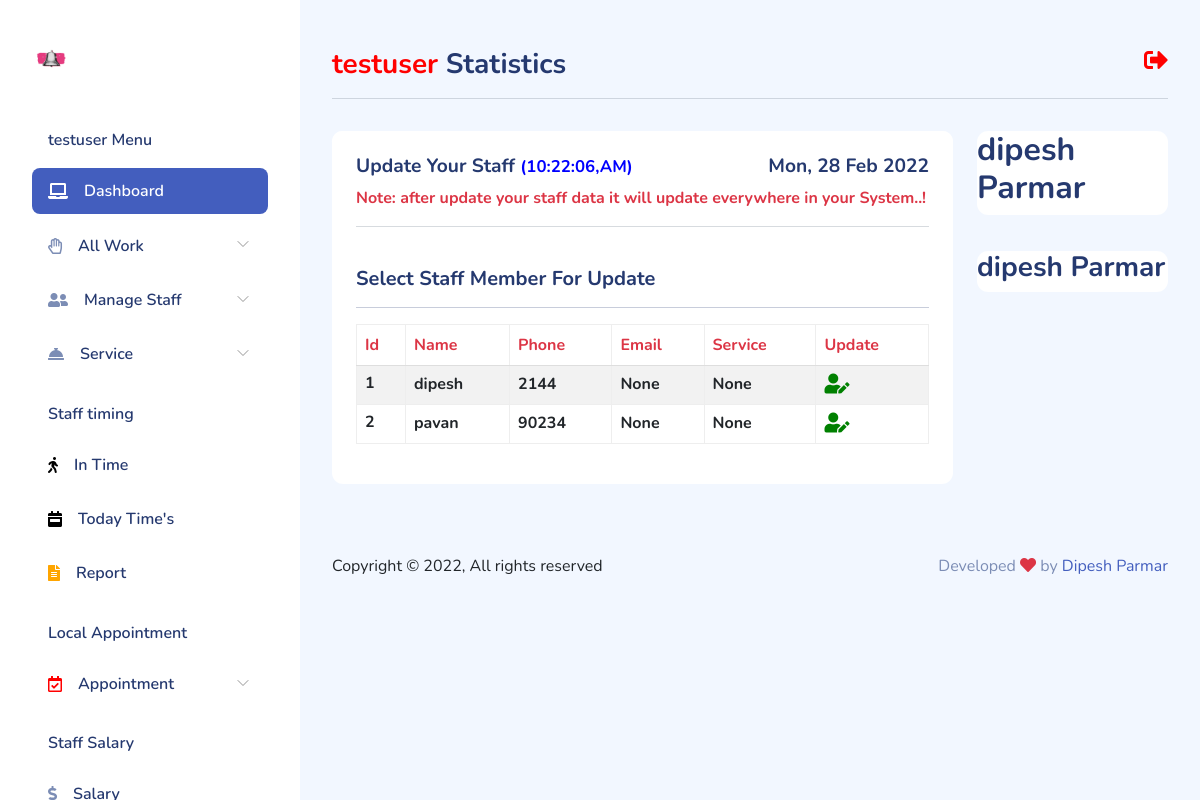
/client/get-my-staff/ (signed in), run on the app's committed database.
### client/models.py (models this page shows, shortened)
class Staff(models.Model):
    user = models.ForeignKey(User, on_delete=models.CASCADE,null=True, blank=True)
    profile = models.ImageField(upload_to = 'staff/')
    name = models.CharField(max_length=100)
    phone = models.PositiveIntegerField()
    email = models.EmailField(max_length=100, null=True, blank=True)
    service = models.CharField(max_length=100, null=True, blank=True)
    fdate = models.DateTimeField(auto_now_add=True)

### client/views.py (the view)
# urls.py: path('get-my-staff/', views.get_staff_update, name='get_staff'),
@user_passes_test(lambda u: u.is_authenticated, login_url='/')
def get_staff_update(request):
    data = Staff.objects.filter(user=request.user)
    return render(request, 'client/get_staff.html', {'data': data})

### client/templates/client/get_staff.html (shortened to what this page needs)
{% extends "client/layout.html" %}
{% block table %}
    <div class="card-header">
        <h4 class="float-end">{% now "D, d M Y" %}</h4>
        <h4>Update Your Staff <span><small style="color:blue;">({% now "h:i:s,A" %})</small></span> </h4>
        <p class="text-danger font-bold">Note: after update your staff data it will update everywhere in your System..!</p>
        <hr>
    </div>
    <div class="card-body card-rounded">
        <h5>Select Staff Member For Update <hr> </h5>
        <div class="table-responsive">
        <table class="table table-hover table-bordered table-striped">
            <thead>
              <tr class="text-danger">
                <th scope="col">Id</th>
                <th scope="col">Name</th>
                <th scope="col">Phone</th>
                <th scope="col">Email</th>
                <th scope="col">Service</th>
                <th scope="col">Update</th>
              </tr>
            </thead>
            <tbody>
                {% if data %}
                    {% for dt in data %}
                    <tr class="text-dark h6">
                      <th scope="row">{{forloop.counter}}</th>
                      <td>{{dt.name}}</td>
                      <td>{{dt.phone}}</td>
                      <td>{{dt.email}}</td>
                      <td>{{dt.service}}</td>
                      <td>
                          <a href="{% url 'update_staff' dt.id %}"><i class="fas fa-user-edit" style="color:green; font-size:20px;"></i></a>
                      </td>
                    </tr>
                    {% endfor %}
                {% else %}
                    <h5 class="text-danger">Staff Member Not Available...</h5>
                {% endif %}
            </tbody>
          </table>
        </div>
    </div>
{% endblock table %}
{% block cardfeatur %}
    <h2>dipesh Parmar</h2>
{% endblock cardfeatur %}
{% block visitors %}
    <h3>dipesh Parmar</h3>
{% endblock visitors %}

### client/templates/client/layout.html (shortened to what this page needs)
{% load static %}
<!DOCTYPE html>
<html lang="en">
<head>
  <link rel="stylesheet" href="https://use.fontawesome.com/releases/v5.11.2/css/all.css">
    <link rel="stylesheet" href="{% static 'client/css/bootstrap.css' %}">
    <link rel="stylesheet" href="{% static 'client/css/bold.css' %}">
    <link rel="stylesheet" href="{% static 'client/css/perfect-scrollbar.css' %}">
    <link rel="stylesheet" href="{% static 'client/css/bootstrap-icons.css' %}">
    <link rel="stylesheet" href="{% static 'client/css/app.css' %}">
</head>
<body>
    <div id="app">
        <div id="sidebar" class="active">
            <div class="sidebar-wrapper active">
    <div class="sidebar-header">
        <div class="d-flex justify-content-between">
            <div class="logo">
                <a href="index.html"><img src="{% static 'client/img/bell.png' %}"  class="img-fluid"  alt="Logo" srcset=""></a>
            </div>
        </div>
    </div>
    <div class="sidebar-menu">
        <ul class="menu">
            <li class="sidebar-title">{{request.user}} Menu</li>
            <li
                class="sidebar-item active ">
                <a href="{% url 'client' %}" class='sidebar-link'>
                    <i class="fas fa-laptop"></i>
                    <span>Dashboard</span>
                </a>
            </li>
            <li
                class="sidebar-item  has-sub">
                <a href="#" class='sidebar-link'>
                    <i class="far fa-hand-paper"></i>
                    <span>All Work</span>
                </a>
            </li>
            <li
                class="sidebar-item  has-sub">
                <a href="#" class='sidebar-link'>
                    <i class="fas fa-user-friends"></i>
                    <span>Manage Staff</span>
                </a>
            </li>
            <li
                class="sidebar-item  has-sub">
                <a href="#" class='sidebar-link'>
                    <i class="fas fa-concierge-bell" style=""></i>
                    <span>Service</span>
                </a>
            </li>
            <li class="sidebar-title">Staff timing</li>
            <li
                class="sidebar-item  ">
                <a href="{% url 'timing' %}" class='sidebar-link'>
                    <i class="fas fa-walking" style="color:black;"></i>
                    <span>In Time</span>
                </a>
            </li>
            <li
                class="sidebar-item   ">
                <a href="{% url 'totime' %}" class='sidebar-link'>
                    <i class="fas fa-calendar-week" style="color:black;"></i>
                    <span>Today Time's</span>
                </a>
            </li>
            <li
            class="sidebar-item   ">
            <a href="{% url 'report' %}" class='sidebar-link'>
                <i class="fas fa-file-alt" style="color:orange;"></i>
                <span>Report</span>
            </a>
            </li>
            <li class="sidebar-title">Local Appointment</li>
            <li
                class="sidebar-item  has-sub">
                <a href="" class='sidebar-link'>
                    <i class="far fa-calendar-check" style="color:red;"></i>
                    <span>Appointment</span>
                </a>
            </li>
            <li class="sidebar-title">Staff Salary</li>
            <li
                class="sidebar-item  ">
                <a href="{% url 'salary' %}" class='sidebar-link'>
                    <i class="fas fa-dollar-sign"></i>
                    <span>Salary</span>
                </a>
            </li>
        </ul>
    </div>
</div>
        </div>
        <div id="main">
<div class="page-heading">
    <div class="float-end">
        <a href="{% url 'logoutv' %}"  ><i class="fas fa-sign-out-alt" style="font-size:24px; color:red;"></i></a>
    </div>
    <h3> <span style="color:red;">{{request.user}}</span> Statistics</h3>
    <hr>
</div>
<div class="page-content">
    <section class="row">
        <div class="col-12 col-lg-9">
            <div class="row">
                <div class="col-12">
                    <div class="card">
                        {% block table %}{% endblock table %}
                    </div>
                </div>
            </div>
            <div class="row">
                <div class="col-12 col-xl-4">
                </div>
                <div class="col-12 col-xl-8">
                </div>
            </div>
        </div>
        <div class="col-12 col-lg-3">
            <div class="card">
                {% block cardfeatur %}{% endblock cardfeatur %}
            </div>
            <div class="card">
                {% block visitors  %}{% endblock visitors  %}
            </div>
            </div>
        </section>
    </div>
            <footer class="black">
                <div class="footer clearfix mb-0 text-muted">
                    <div class="float-start text-dark">
                        <p>Copyright  &copy; {% now 'Y' %},   All rights reserved</p>
                    </div>
                    <div class="float-end">
                        <p>Developed <span class="text-danger"><i class="fas fa-heart"></i></span> by <a
                                href="">Dipesh Parmar</a></p>
                    </div>
                </div>
            </footer>
        </div>
    </div>
</body>
</html>

### client/static/client/css/perfect-scrollbar.css (style rules this page uses)
.ps { overflow: hidden !important; overflow-anchor: none; -ms-overflow-style: none; touch-action: auto; -ms-touch-action: auto; }

### client/static/client/css/app.css (style rules this page uses)
.card { border:none;margin-bottom:2.2rem }
.card .card-header { border:none }
.card .card-header h4 { font-size:1.2rem;font-weight:700 }
.card .card-header~.card-body { padding-top:0 }
.card .card-body { padding:1.5rem }
#sidebar.active .sidebar-wrapper { left:0 }
.sidebar-wrapper { background-color:#fff;bottom:0;height:100vh;overflow-y:auto;position:fixed;top:0;transition:left .5s ease-out;width:300px;z-index:10 }
.sidebar-wrapper .sidebar-header { font-size:2rem;font-weight:700;padding:2rem 2rem 1rem }
.sidebar-wrapper .sidebar-header img { height:1.2rem }
.sidebar-wrapper .menu { font-weight:600;margin-top:2rem;padding:0 2rem }
.sidebar-wrapper .menu .sidebar-title { color:#25396f;font-size:1rem;font-weight:600;list-style:none;margin:1.5rem 0 1rem;padding:0 1rem }
.sidebar-wrapper .menu .sidebar-link { align-items:center;border-radius:.5rem;color:#25396f;display:block;display:flex;font-size:1rem;padding:.7rem 1rem;text-decoration:none;transition:all .5s }
.sidebar-wrapper .menu .sidebar-link i,.sidebar-wrapper .menu .sidebar-link svg { color:#7c8db5 }
.sidebar-wrapper .menu .sidebar-link span { margin-left:1rem }
.sidebar-wrapper .menu .sidebar-item { list-style:none;margin-top:.5rem;position:relative }
.sidebar-wrapper .menu .sidebar-item.has-sub .sidebar-link:after { color:#ccc;display:block;position:absolute;right:15px;top:12px }
.sidebar-wrapper .menu .sidebar-item.active>.sidebar-link { background-color:#435ebe }
.sidebar-wrapper .menu .sidebar-item.active>.sidebar-link span { color:#fff }
.sidebar-wrapper .menu .sidebar-item.active>.sidebar-link i,.sidebar-wrapper .menu .sidebar-item.active>.sidebar-link svg { fill:#fff;color:#fff }
.dataTable-table td,.dataTable-table thead th,.table td,.table thead th { vertical-align:middle }
.dataTable-table:not(.table-borderless) thead th,.table:not(.table-borderless) thead th { border-bottom:1px solid #dedede!important }
#main { margin-left:300px;padding:2rem }
.page-heading { margin:0 0 2rem }
.page-heading h3 { font-weight:700 }
a { text-decoration:none }
.font-bold { font-weight:700 }

### data on the page
Staff: name "dipesh", phone "2144", email "None", service "None"
Staff: name "pavan", phone "90234", email "None", service "None"

### other printed values
{{ request.user }} "testuser"
